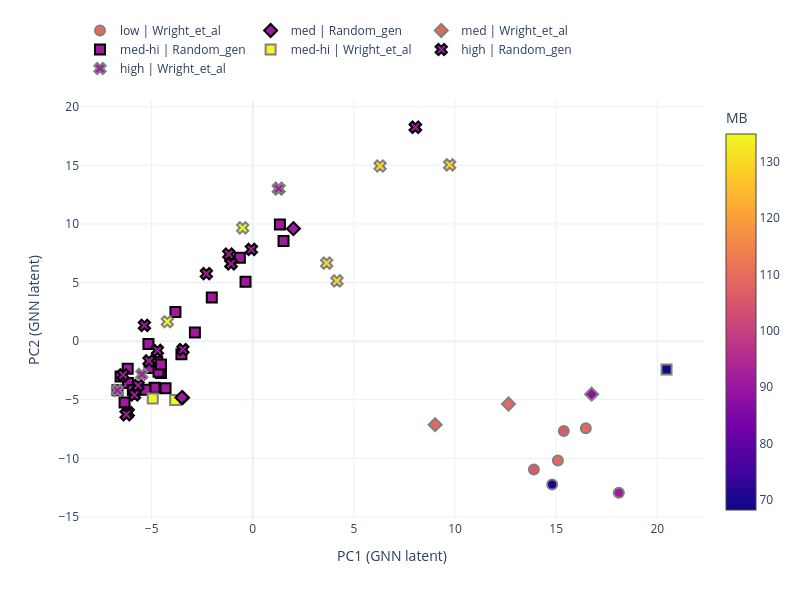

The code cell stored with this chart in its notebook:
### Code cell
pca_plot_cont(plot_df_ss, 'MB', model_name, save_name=save_name+"_ss", save=save)

### Figure 1 — Plotly figure (JSON) as saved in the notebook; plotly's stock layout.template omitted (floating-point values rounded to 4 significant figures; data arrays with more than 128 entries replaced by an {"elided": "..."} marker saying what was removed)
{"data": [{"customdata": {"elided": "24x7 mixed values"}, "hovertemplate": "Comp: %{customdata[0]}<br>RA: %{customdata[1]}<br>RB: %{customdata[2]}<br>MA: %{customdata[3]}<br>MB: %{customdata[4]}<br>Entropy_conf: %{customdata[5]}<br>TC: %{customdata[6]}", "legendrank": 3, "marker": {"cmax": 134.9, "cmin": 68.27, "color": [91.22, 91.22, 91.22, 91.22, 91.22, 91.22, 91.22, 91.22, 91.22, 91.22, 91.22, 91.22, 91.22, 91.22, 91.22, 91.22, 91.22, 91.22, 91.22, 91.22, 91.22, 91.22, 91.22, 91.22], "colorbar": {"title": {"text": "MB"}}, "colorscale": [[0, "#0d0887"], [0.1111, "#46039f"], [0.2222, "#7201a8"], [0.3333, "#9c179e"], [0.4444, "#bd3786"], [0.5556, "#d8576b"], [0.6667, "#ed7953"], [0.7778, "#fb9f3a"], [0.8889, "#fdca26"], [1, "#f0f921"]], "line": {"color": "black", "width": 2}, "size": 10, "symbol": "square"}, "mode": "markers", "name": "med-hi | Random_gen", "showlegend": true, "type": "scatter", "x": [-6.692, -6.174, -5.812, -6.536, 1.52, -0.6386, -4.725, -6.339, -2.027, -4.541, -3.527, -3.824, -0.3587, 1.342, -4.858, -5.158, -6.185, -5.93, -5.107, -2.862, -4.313, -4.659, -4.54, -5.306], "y": [-4.198, -3.572, -4.165, -3.028, 8.555, 7.109, -1.764, -5.237, 3.722, -2.725, -1.123, 2.492, 5.073, 9.949, -3.98, -0.2341, -2.35, -4.196, -2.296, 0.7473, -4.023, -2.62, -1.984, -4.142]}, {"customdata": [["(Sm1/3Gd1/3Eu1/3)2(Zr1/2Hf1/2)2O7", 1.066, 0.715, 153.2, 134.9, 1.8, 1.97], ["(Sm1/3Gd1/3Eu1/3)2(Zr1/12Hf1/12Sn1/12Ti3/4)2O7", 1.066, 0.6304, 153.2, 68.27, 1.931, 1.9], ["(La1/7Nd1/7Sm1/7Gd1/7Eu1/7Pr1/7Ce1/7)2(Zr1/2Hf1/2)2O7", 1.081, 0.715, 146.2, 134.9, 2.57, 1.97]], "hovertemplate": "Comp: %{customdata[0]}<br>RA: %{customdata[1]}<br>RB: %{customdata[2]}<br>MA: %{customdata[3]}<br>MB: %{customdata[4]}<br>Entropy_conf: %{customdata[5]}<br>TC: %{customdata[6]}", "legendrank": 3, "marker": {"cmax": 134.9, "cmin": 68.27, "color": [134.9, 68.27, 134.9], "colorscale": [[0, "#0d0887"], [0.1111, "#46039f"], [0.2222, "#7201a8"], [0.3333, "#9c179e"], [0.4444, "#bd3786"], [0.5556, "#d8576b"], [0.6667, "#ed7953"], [0.7778, "#fb9f3a"], [0.8889, "#fdca26"], [1, "#f0f921"]], "line": {"color": "gray", "width": 2}, "size": 10, "symbol": "square"}, "mode": "markers", "name": "med-hi | Wright_et_al", "showlegend": true, "type": "scatter", "x": [-3.838, 20.46, -4.945], "y": [-5.031, -2.414, -4.9]}, {"customdata": {"elided": "19x7 mixed values"}, "hovertemplate": "Comp: %{customdata[0]}<br>RA: %{customdata[1]}<br>RB: %{customdata[2]}<br>MA: %{customdata[3]}<br>MB: %{customdata[4]}<br>Entropy_conf: %{customdata[5]}<br>TC: %{customdata[6]}", "legendrank": 4, "marker": {"cmax": 134.9, "cmin": 68.27, "color": [91.22, 91.22, 91.22, 91.22, 91.22, 91.22, 91.22, 91.22, 91.22, 91.22, 91.22, 91.22, 91.22, 91.22, 91.22, 91.22, 91.22, 91.22, 91.22], "colorscale": [[0, "#0d0887"], [0.1111, "#46039f"], [0.2222, "#7201a8"], [0.3333, "#9c179e"], [0.4444, "#bd3786"], [0.5556, "#d8576b"], [0.6667, "#ed7953"], [0.7778, "#fb9f3a"], [0.8889, "#fdca26"], [1, "#f0f921"]], "line": {"color": "black", "width": 2}, "size": 10, "symbol": "x"}, "mode": "markers", "name": "high | Random_gen", "showlegend": true, "type": "scatter", "x": [-4.715, -1.074, -6.155, -0.06797, -6.249, -1.074, -6.249, -2.295, 1.279, -6.249, -6.409, -1.187, -5.847, -5.13, 8.038, -3.455, -5.67, 8.038, -5.359], "y": [-0.7929, 6.605, -6.105, 7.827, -6.263, 6.605, -6.263, 5.757, 13.01, -6.263, -2.877, 7.42, -4.592, -1.688, 18.25, -0.7116, -3.781, 18.25, 1.344]}, {"customdata": [["La2Zr2O7", 1.16, 0.72, 138.9, 91.22, 0.1713, 2.14], ["Sm2Zr2O7", 1.079, 0.72, 150.4, 91.22, 0.1713, 2.04], ["La2(Zr1/2Hf1/2)2O7", 1.16, 0.715, 138.9, 134.9, 0.8014, 2.29], ["(La1/2Pr1/2)2(Zr1/3Hf1/3Sn1/3)2O7", 1.06, 0.7067, 139.9, 129.5, 1.8, 2.24], ["(Gd1/2Eu1/2)2(Zr1/3Hf1/3Sn1/3)2O7", 1.06, 0.7067, 154.6, 129.5, 1.8, 2.24], ["(La1/3Nd1/3Pr1/3)2(Zr1/2Hf1/2)2O7", 1.076, 0.715, 141.4, 134.9, 1.8, 2.16], ["(Sm1/3Gd1/3Eu1/3)2(Zr1/3Hf1/3Sn1/3)2O7", 1.066, 0.7067, 153.2, 129.5, 2.169, 2.21], ["(La1/5Nd1/5Sm1/5Eu1/5Ce1/5)2Zr2O7", 1.111, 0.72, 145.1, 91.22, 1.634, 2.06], ["(La1/7Nd1/7Sm1/7Gd1/7Eu1/7Pr1/7Ce1/7)2(Zr1/3Hf1/3Sn1/3)2O7", 1.081, 0.7067, 146.2, 129.5, 2.939, 2.02]], "hovertemplate": "Comp: %{customdata[0]}<br>RA: %{customdata[1]}<br>RB: %{customdata[2]}<br>MA: %{customdata[3]}<br>MB: %{customdata[4]}<br>Entropy_conf: %{customdata[5]}<br>TC: %{customdata[6]}", "legendrank": 4, "marker": {"cmax": 134.9, "cmin": 68.27, "color": [91.22, 91.22, 134.9, 129.5, 129.5, 134.9, 129.5, 91.22, 129.5], "colorscale": [[0, "#0d0887"], [0.1111, "#46039f"], [0.2222, "#7201a8"], [0.3333, "#9c179e"], [0.4444, "#bd3786"], [0.5556, "#d8576b"], [0.6667, "#ed7953"], [0.7778, "#fb9f3a"], [0.8889, "#fdca26"], [1, "#f0f921"]], "line": {"color": "gray", "width": 2}, "size": 10, "symbol": "x"}, "mode": "markers", "name": "high | Wright_et_al", "showlegend": true, "type": "scatter", "x": [1.279, -6.692, -0.4999, 6.295, 9.734, -4.226, 4.163, -5.487, 3.653], "y": [13.01, -4.198, 9.667, 14.94, 15.04, 1.656, 5.138, -2.841, 6.662]}, {"customdata": [["*Gd1.33Ce0.67Zr2.00O7.00", 1.083, 0.72, 151.5, 91.22, 0.7499, 1.771], ["*Gd1.33Ce0.67Zr2.00O7.00", 1.083, 0.72, 151.5, 91.22, 0.7499, 1.773], ["*La0.56Gd1.00Y0.44Zr2.00O7.00", 1.075, 0.72, 137.0, 91.22, 1.114, 1.798]], "hovertemplate": "Comp: %{customdata[0]}<br>RA: %{customdata[1]}<br>RB: %{customdata[2]}<br>MA: %{customdata[3]}<br>MB: %{customdata[4]}<br>Entropy_conf: %{customdata[5]}<br>TC: %{customdata[6]}", "legendrank": 2, "marker": {"cmax": 134.9, "cmin": 68.27, "color": [91.22, 91.22, 91.22], "colorscale": [[0, "#0d0887"], [0.1111, "#46039f"], [0.2222, "#7201a8"], [0.3333, "#9c179e"], [0.4444, "#bd3786"], [0.5556, "#d8576b"], [0.6667, "#ed7953"], [0.7778, "#fb9f3a"], [0.8889, "#fdca26"], [1, "#f0f921"]], "line": {"color": "black", "width": 2}, "size": 10, "symbol": "diamond"}, "mode": "markers", "name": "med | Random_gen", "showlegend": true, "type": "scatter", "x": [-3.473, -3.503, 2.011], "y": [-4.827, -4.816, 9.6]}, {"customdata": [["Sm2(Zr1/4Hf1/4Sn1/4Ti1/4)2O7", 1.079, 0.6813, 150.4, 109.1, 1.432, 1.73], ["(Sm1/3Gd1/3Eu1/3)2(Zr1/4Hf1/4Sn1/4Ti1/4)2O7", 1.066, 0.6813, 153.2, 109.1, 2.43, 1.67], ["(Sm1/3Gd1/3Eu1/3)2(Zr1/6Hf1/6Sn1/6Ti1/2)2O7", 1.066, 0.6558, 153.2, 88.67, 2.3, 1.71]], "hovertemplate": "Comp: %{customdata[0]}<br>RA: %{customdata[1]}<br>RB: %{customdata[2]}<br>MA: %{customdata[3]}<br>MB: %{customdata[4]}<br>Entropy_conf: %{customdata[5]}<br>TC: %{customdata[6]}", "legendrank": 2, "marker": {"cmax": 134.9, "cmin": 68.27, "color": [109.1, 109.1, 88.67], "colorscale": [[0, "#0d0887"], [0.1111, "#46039f"], [0.2222, "#7201a8"], [0.3333, "#9c179e"], [0.4444, "#bd3786"], [0.5556, "#d8576b"], [0.6667, "#ed7953"], [0.7778, "#fb9f3a"], [0.8889, "#fdca26"], [1, "#f0f921"]], "line": {"color": "gray", "width": 2}, "size": 10, "symbol": "diamond"}, "mode": "markers", "name": "med | Wright_et_al", "showlegend": true, "type": "scatter", "x": [9.014, 12.64, 16.76], "y": [-7.131, -5.362, -4.528]}, {"customdata": [["Gd2(Zr1/4Hf1/4Sn1/4Ti1/4)2O7", 1.053, 0.6813, 157.2, 109.1, 1.432, 1.58], ["(Sm1/2Gd1/2)2(Zr1/3Hf1/3Ti1/3)2O7", 1.066, 0.6783, 153.8, 105.9, 1.8, 1.47], ["(Gd1/2Eu1/2)2(Zr1/3Hf1/3Ti1/3)2O7", 1.06, 0.6783, 154.6, 105.9, 1.8, 1.52], ["(Sm1/4Gd1/4Eu1/4Yb1/4)2(Zr1/4Hf1/4Sn1/4Ti1/4)2O7", 1.046, 0.6813, 158.2, 109.1, 2.692, 1.45], ["(Sm1/4Gd1/4Eu1/4Yb1/4)2(Zr1/4Hf1/4Ti1/2)2O7", 1.046, 0.66, 158.2, 91.36, 2.377, 1.36], ["(Sm3/4Yb1/4)2(Zr1/2Ti1/2)2O7", 1.056, 0.6625, 156.0, 69.55, 1.313, 1.4]], "hovertemplate": "Comp: %{customdata[0]}<br>RA: %{customdata[1]}<br>RB: %{customdata[2]}<br>MA: %{customdata[3]}<br>MB: %{customdata[4]}<br>Entropy_conf: %{customdata[5]}<br>TC: %{customdata[6]}", "legendrank": 1, "marker": {"cmax": 134.9, "cmin": 68.27, "color": [109.1, 105.9, 105.9, 109.1, 91.36, 69.55], "colorscale": [[0, "#0d0887"], [0.1111, "#46039f"], [0.2222, "#7201a8"], [0.3333, "#9c179e"], [0.4444, "#bd3786"], [0.5556, "#d8576b"], [0.6667, "#ed7953"], [0.7778, "#fb9f3a"], [0.8889, "#fdca26"], [1, "#f0f921"]], "line": {"color": "gray", "width": 2}, "size": 10, "symbol": "circle"}, "mode": "markers", "name": "low | Wright_et_al", "showlegend": true, "type": "scatter", "x": [16.47, 13.9, 15.38, 15.09, 18.1, 14.8], "y": [-7.435, -10.96, -7.677, -10.18, -12.94, -12.23]}], "layout": {"height": 600, "legend": {"orientation": "h", "y": 1.2}, "width": 800, "xaxis": {"title": {"text": "PC1 (GNN latent)"}}, "yaxis": {"title": {"text": "PC2 (GNN latent)"}}}}
